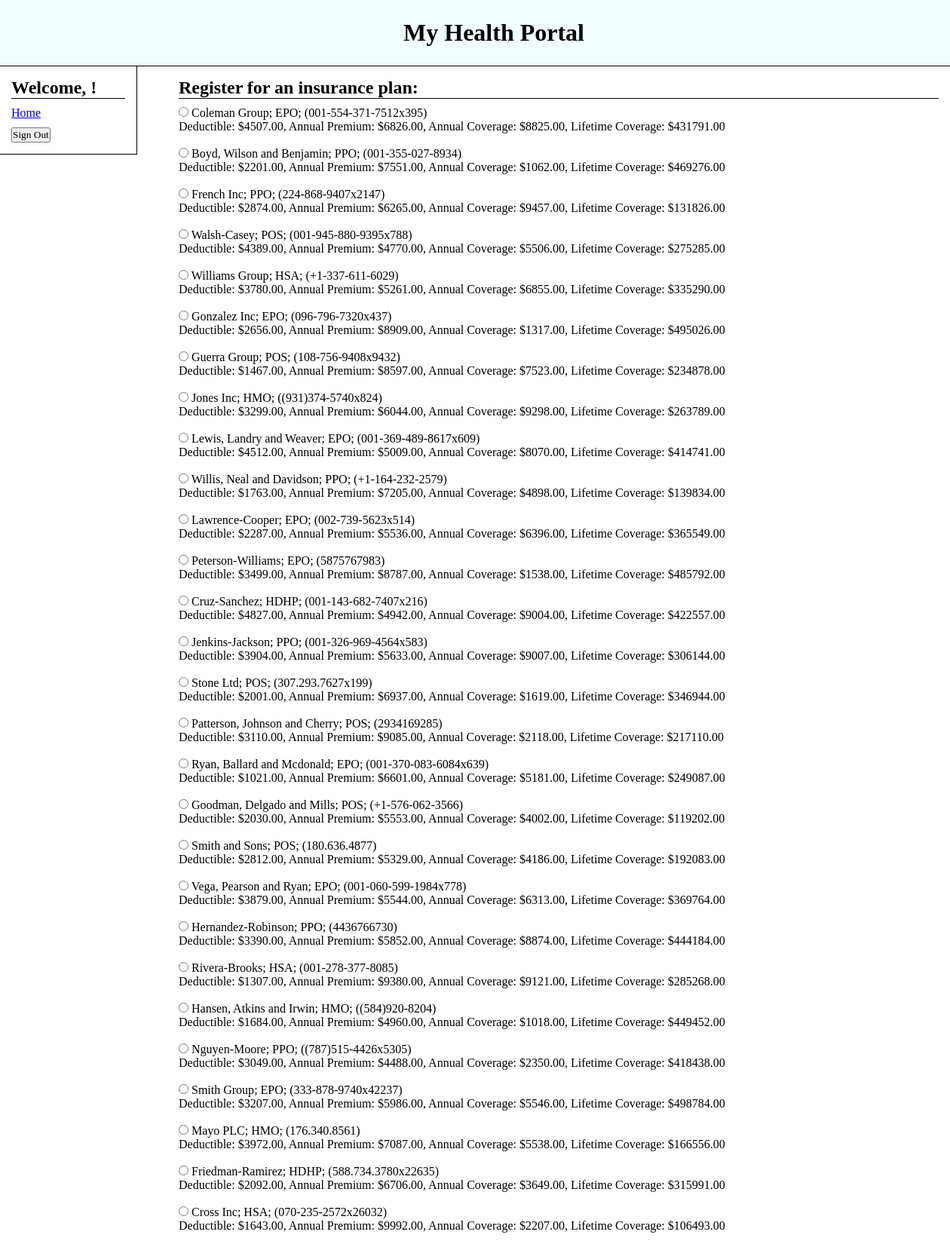
/insurancePlans.php (upper part), run on the app's committed database.
### tables this page shows
CREATE TABLE IF NOT EXISTS `InsProviders`(
	CompanyID int,
	CompanyName varchar(32),
	Category varchar(32),
	Address varchar(127),
	Email varchar(48),
	PhoneNum varchar(20),
	PlanID int,
	PRIMARY KEY (CompanyID),
	FOREIGN KEY (PlanID) REFERENCES InsPlans(PlanID)
);

CREATE TABLE IF NOT EXISTS `InsPlans`(
	PlanID int,
	AnnualDeductible float(9,2),
	AnnualPremium float(9,2),
	AnnualCoverage float(9,2),
	LifetimeCoverage float(9,2),
	PRIMARY KEY(PlanID)
);

### insurancePlans.php (the view, shortened to what this page needs)
<?php include 'server.php'; ?>
<!DOCTYPE html>
</html>
	<head>
		<link rel="stylesheet" href="style.css">
	</head>
	<body>
		<div id="header-panel">
			<h1 class="center-text">My Health Portal</h1>
		</div>
		<div id="side-panel">
			<h2 class="top-text">Welcome, <?php echo $_SESSION['name']; ?>!</h2>
			<p class="itemize"><a href="index.php">Home</a></p>
			<form method="post" action="appointments.php">
				<button type="submit" name="logout">Sign Out</button>
			</form>
		</div>
		<div id="center-panel">
			<h2 class="top-text">Register for an insurance plan:</h2>
			<?php
				$iQuery = "SELECT * FROM InsPlans INNER JOIN InsProviders ON InsPlans.PlanID=InsProviders.PlanID;";
				$result = mysqli_query($conn, $iQuery);
				$i = 1;
			?>
			<form method="post" action="insurancePlans.php">
				<?php while($row = mysqli_fetch_assoc($result)){  ?>
				<input type="radio" name="insChoice" value="<?php echo $row['PlanID']; ?>">
				<label for="insChoice">
				<?php echo $row['CompanyName']."; ".$row['Category']."; (".$row['PhoneNum'].")".
				"<br>Deductible: $".$row['AnnualDeductible'].", Annual Premium: $".$row['AnnualPremium'].", Annual Coverage: $".$row['AnnualCoverage'].", Lifetime Coverage: $".$row['LifetimeCoverage']; ?>
				</label>
				<br><br>
				<?php $i++;}; ?>
				<br>
			</form>
		</div>
	</body>
</html>

### style.css (style rules this page uses)
* { margin: 0px; padding: 0px; font-family: Cambria; }
#side-panel { width: 12%; position: absolute height: auto; float: left; padding: 15px; margin: 0px 0px 0px 0px; border-right: 1px solid black; border-bottom: 1px solid black; background-color: white; }
#center-panel { width: 80%; height: 100%; margin: 0px; float: right; padding: 15px; }
#header-panel { width: 100%; margin: 0px; float: top; padding: 25px; border-bottom: 1px solid black; background-color: #f0fefe; }
.center-text { text-align: center; }
h2.top-text { border-bottom: 1px solid black; margin-bottom: 10px; }
.itemize { padding-bottom: 10px; }

### data on the page
insproviders: CompanyName "Coleman Group", Category "EPO", PhoneNum "001-554-371-7512x395", PlanID.AnnualDeductible "4507.00", PlanID.AnnualPremium "6826.00", PlanID.AnnualCoverage "8825.00", PlanID.LifetimeCoverage "431791.00"
insproviders: CompanyName "Boyd, Wilson and Benjamin", Category "PPO", PhoneNum "001-355-027-8934", PlanID.AnnualDeductible "2201.00", PlanID.AnnualPremium "7551.00", PlanID.AnnualCoverage "1062.00", PlanID.LifetimeCoverage "469276.00"
insproviders: CompanyName "French Inc", Category "PPO", PhoneNum "224-868-9407x2147", PlanID.AnnualDeductible "2874.00", PlanID.AnnualPremium "6265.00", PlanID.AnnualCoverage "9457.00", PlanID.LifetimeCoverage "131826.00"
insproviders: CompanyName "Walsh-Casey", Category "POS", PhoneNum "001-945-880-9395x788", PlanID.AnnualDeductible "4389.00", PlanID.AnnualPremium "4770.00", PlanID.AnnualCoverage "5506.00", PlanID.LifetimeCoverage "275285.00"
insproviders: CompanyName "Williams Group", Category "HSA", PhoneNum "+1-337-611-6029", PlanID.AnnualDeductible "3780.00", PlanID.AnnualPremium "5261.00", PlanID.AnnualCoverage "6855.00", PlanID.LifetimeCoverage "335290.00"
insproviders: CompanyName "Gonzalez Inc", Category "EPO", PhoneNum "096-796-7320x437", PlanID.AnnualDeductible "2656.00", PlanID.AnnualPremium "8909.00", PlanID.AnnualCoverage "1317.00", PlanID.LifetimeCoverage "495026.00"
insproviders: CompanyName "Guerra Group", Category "POS", PhoneNum "108-756-9408x9432", PlanID.AnnualDeductible "1467.00", PlanID.AnnualPremium "8597.00", PlanID.AnnualCoverage "7523.00", PlanID.LifetimeCoverage "234878.00"
insproviders: CompanyName "Jones Inc", Category "HMO", PhoneNum "(931)374-5740x824", PlanID.AnnualDeductible "3299.00", PlanID.AnnualPremium "6044.00", PlanID.AnnualCoverage "9298.00", PlanID.LifetimeCoverage "263789.00"
insproviders: CompanyName "Lewis, Landry and Weaver", Category "EPO", PhoneNum "001-369-489-8617x609", PlanID.AnnualDeductible "4512.00", PlanID.AnnualPremium "5009.00", PlanID.AnnualCoverage "8070.00", PlanID.LifetimeCoverage "414741.00"
insproviders: CompanyName "Willis, Neal and Davidson", Category "PPO", PhoneNum "+1-164-232-2579", PlanID.AnnualDeductible "1763.00", PlanID.AnnualPremium "7205.00", PlanID.AnnualCoverage "4898.00", PlanID.LifetimeCoverage "139834.00"
insproviders: CompanyName "Lawrence-Cooper", Category "EPO", PhoneNum "002-739-5623x514", PlanID.AnnualDeductible "2287.00", PlanID.AnnualPremium "5536.00", PlanID.AnnualCoverage "6396.00", PlanID.LifetimeCoverage "365549.00"
insproviders: CompanyName "Peterson-Williams", Category "EPO", PhoneNum "5875767983", PlanID.AnnualDeductible "3499.00", PlanID.AnnualPremium "8787.00", PlanID.AnnualCoverage "1538.00", PlanID.LifetimeCoverage "485792.00"
insproviders: CompanyName "Cruz-Sanchez", Category "HDHP", PhoneNum "001-143-682-7407x216", PlanID.AnnualDeductible "4827.00", PlanID.AnnualPremium "4942.00", PlanID.AnnualCoverage "9004.00", PlanID.LifetimeCoverage "422557.00"
insproviders: CompanyName "Jenkins-Jackson", Category "PPO", PhoneNum "001-326-969-4564x583", PlanID.AnnualDeductible "3904.00", PlanID.AnnualPremium "5633.00", PlanID.AnnualCoverage "9007.00", PlanID.LifetimeCoverage "306144.00"
insproviders: CompanyName "Stone Ltd", Category "POS", PhoneNum "307.293.7627x199", PlanID.AnnualDeductible "2001.00", PlanID.AnnualPremium "6937.00", PlanID.AnnualCoverage "1619.00", PlanID.LifetimeCoverage "346944.00"
insproviders: CompanyName "Patterson, Johnson and Cherry", Category "POS", PhoneNum "2934169285", PlanID.AnnualDeductible "3110.00", PlanID.AnnualPremium "9085.00", PlanID.AnnualCoverage "2118.00", PlanID.LifetimeCoverage "217110.00"
insproviders: CompanyName "Ryan, Ballard and Mcdonald", Category "EPO", PhoneNum "001-370-083-6084x639", PlanID.AnnualDeductible "1021.00", PlanID.AnnualPremium "6601.00", PlanID.AnnualCoverage "5181.00", PlanID.LifetimeCoverage "249087.00"
insproviders: CompanyName "Goodman, Delgado and Mills", Category "POS", PhoneNum "+1-576-062-3566", PlanID.AnnualDeductible "2030.00", PlanID.AnnualPremium "5553.00", PlanID.AnnualCoverage "4002.00", PlanID.LifetimeCoverage "119202.00"
insproviders: CompanyName "Smith and Sons", Category "POS", PhoneNum "180.636.4877", PlanID.AnnualDeductible "2812.00", PlanID.AnnualPremium "5329.00", PlanID.AnnualCoverage "4186.00", PlanID.LifetimeCoverage "192083.00"
insproviders: CompanyName "Vega, Pearson and Ryan", Category "EPO", PhoneNum "001-060-599-1984x778", PlanID.AnnualDeductible "3879.00", PlanID.AnnualPremium "5544.00", PlanID.AnnualCoverage "6313.00", PlanID.LifetimeCoverage "369764.00"
insproviders: CompanyName "Hernandez-Robinson", Category "PPO", PhoneNum "4436766730", PlanID.AnnualDeductible "3390.00", PlanID.AnnualPremium "5852.00", PlanID.AnnualCoverage "8874.00", PlanID.LifetimeCoverage "444184.00"
insproviders: CompanyName "Rivera-Brooks", Category "HSA", PhoneNum "001-278-377-8085", PlanID.AnnualDeductible "1307.00", PlanID.AnnualPremium "9380.00", PlanID.AnnualCoverage "9121.00", PlanID.LifetimeCoverage "285268.00"
insproviders: CompanyName "Hansen, Atkins and Irwin", Category "HMO", PhoneNum "(584)920-8204", PlanID.AnnualDeductible "1684.00", PlanID.AnnualPremium "4960.00", PlanID.AnnualCoverage "1018.00", PlanID.LifetimeCoverage "449452.00"
insproviders: CompanyName "Nguyen-Moore", Category "PPO", PhoneNum "(787)515-4426x5305", PlanID.AnnualDeductible "3049.00", PlanID.AnnualPremium "4488.00", PlanID.AnnualCoverage "2350.00", PlanID.LifetimeCoverage "418438.00"
insproviders: CompanyName "Smith Group", Category "EPO", PhoneNum "333-878-9740x42237", PlanID.AnnualDeductible "3207.00", PlanID.AnnualPremium "5986.00", PlanID.AnnualCoverage "5546.00", PlanID.LifetimeCoverage "498784.00"
insproviders: CompanyName "Mayo PLC", Category "HMO", PhoneNum "176.340.8561", PlanID.AnnualDeductible "3972.00", PlanID.AnnualPremium "7087.00", PlanID.AnnualCoverage "5538.00", PlanID.LifetimeCoverage "166556.00"
insproviders: CompanyName "Friedman-Ramirez", Category "HDHP", PhoneNum "588.734.3780x22635", PlanID.AnnualDeductible "2092.00", PlanID.AnnualPremium "6706.00", PlanID.AnnualCoverage "3649.00", PlanID.LifetimeCoverage "315991.00"
insproviders: CompanyName "Cross Inc", Category "HSA", PhoneNum "070-235-2572x26032", PlanID.AnnualDeductible "1643.00", PlanID.AnnualPremium "9992.00", PlanID.AnnualCoverage "2207.00", PlanID.LifetimeCoverage "106493.00"
